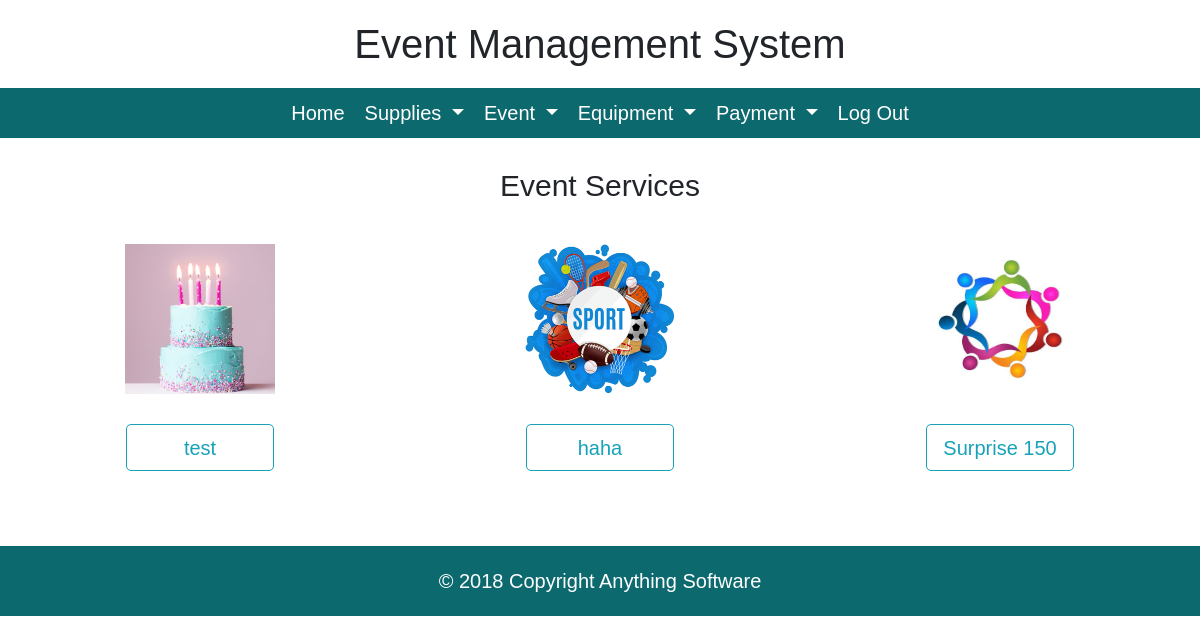
The app's page /view/event_service_view.php (signed in) with its own data.
### tables this page shows
CREATE TABLE `event` (
  `event_id` int(100) NOT NULL,
  `supplier_id` int(100) NOT NULL,
  `event_name` varchar(100) NOT NULL,
  `event_price` decimal(10,2) NOT NULL,
  `classification` varchar(100) NOT NULL,
  `status` varchar(100) NOT NULL,
  `date_update` date NOT NULL,
  `link` text NOT NULL,
  `description` text NOT NULL
);

### model/ems_model.php (called while the page is built, shortened)
<?php
$servername = "localhost";
$username = "root";
$password = "";
$dbname = "ems";
$conn = new mysqli($servername, $username, $password, $dbname);
function getServices() {
	global $conn;
	$allServices = array();
	$sql = "SELECT * FROM event";
	$result = $conn->query($sql);
	while($row = $result->fetch_assoc()) {
		$allServices[] = array('event_id' => $row['event_id'],
							   'event_name' => $row['event_name'],
							   'supplier_id' => $row['supplier_id'],
							   'link' => $row['link']);
	}
	return $allServices;
}
?>

### view/event_service_view.php (the view, shortened to what this page needs)
<?php
include 'header.php';
?>
<!DOCTYPE html>
<html>
<body>
	<h2>Event Services</h2>
	<center>
		<div class="container-fluid">
			<div class="row">
				<?php
					$allService = getServices();
					if(count($allService) == 0)
						echo "No event services found";
					else {
						for($i = 0; $i < count($allService); $i++) {
							echo
							"<div class='col-sm-4'>
							 <form action='service_detail_view.php' method='get'>
								<img src=".$allService[$i]['link']." alt='test'></a><br><br>
								<input type='text' name='event_id' hidden value=".$allService[$i]['event_id'].">
								<button class='btn btn-outline-info' title='Select'>".$allService[$i]['event_name']."</button>
							</form>
							</div>";
						}
					}
				?>
			</div>
		</div>
	</center>
<?php include 'footer.php' ?>

### view/header.php (style rules this page uses)
html, body { height: 100%; font-size:20px; font-family: Arial, Helvetica, sans-serif; }
h2 { font-size: 25px; }

### view/event_service_view.php (style rules this page uses)
h2 { padding: 30px; font-size: 30px; text-align: center; }
img { width: 150px; height: 150px; }
button { width: 40%; margin-bottom: 50px; }

### records on screen
event: link (picture), event_name "test"
event: link (picture), event_name "haha"
event: link (picture), event_name "Surprise 150"
